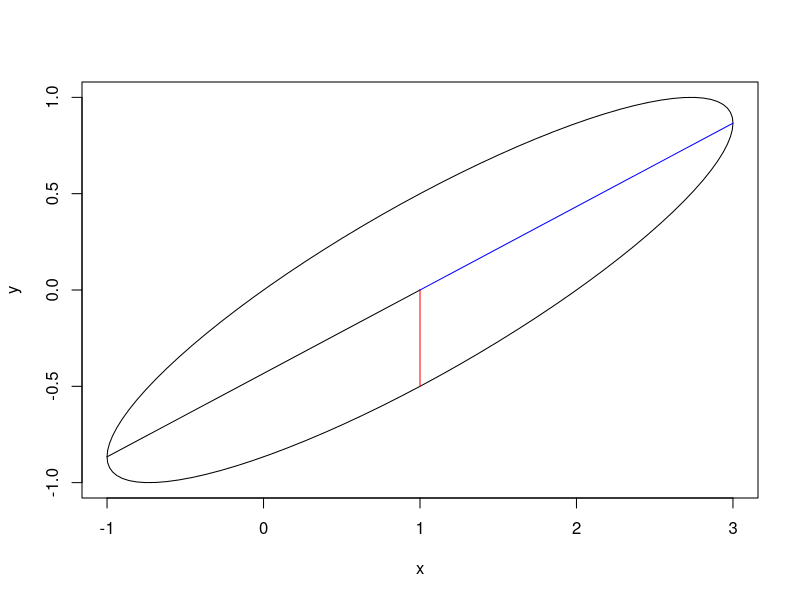

Source code (R):
ellipse=function(vect_or, a, b, Nb_point, angle){
  
  # a represente le demi-grand axe OA
  # b represente le demi-grand axe OB
  # angle represente l'orientation de l'ellipse 
  
  theta = (0:Nb_point)*2*pi/Nb_point
  x = vect_or[1] + a*cos(theta)
  y = vect_or[2] + b*sin(theta + angle)
  
  # les points principaux
  
  A_x = vect_or[1] + a*cos(pi)
  A_y = vect_or[2] + b*sin(pi + angle)
  
  B_x = vect_or[1] + a*cos(pi/2)
  B_y = vect_or[2] + b*sin(pi/2 + angle)
  
  C_x = vect_or[1] + a
  C_y = vect_or[2] + b*sin(angle)
  
  
  plot(x,y, type='l')
  segments(vect_or[1], vect_or[2], A_x, A_y)
  segments(vect_or[1], vect_or[2], B_x, B_y, col='red')
  segments(vect_or[1], vect_or[2], C_x, C_y, col='blue')

}


O = c(1,0)
ellipse(O,2,1,100,pi/1.5)
